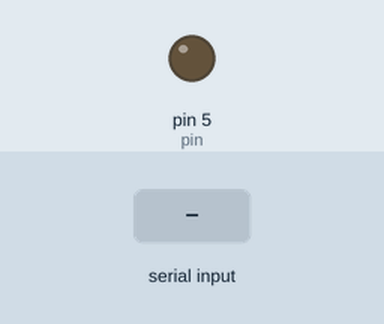
Recording of a sketch running on a simulated Arduino Uno, built with avr-gcc and run on an emulated ATmega328P. Shown: output pins drawn as LEDs (lit = HIGH). Dashed ring = blinking. The inputs (shaded band) are chosen by the test bench.

Above: at 1.2 s.
1.3 s: "2" received over Serial
At 1.7 s:
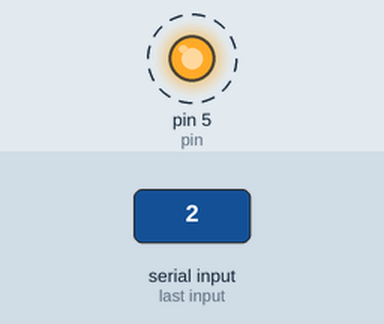
4.3 s: "1" received over Serial
At 5.5 s:
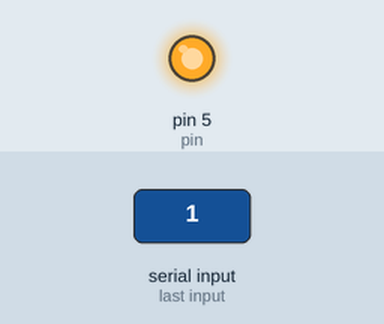
5.8 s: "0" received over Serial
At 6.9 s:
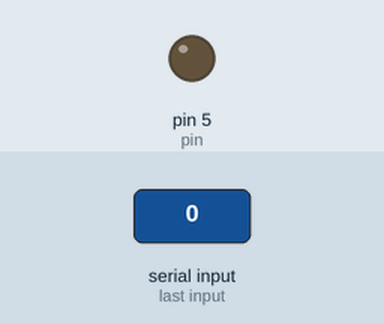
Timing chart, 0 to 8.8 s (numbered marks = the images above; inputs shaded):
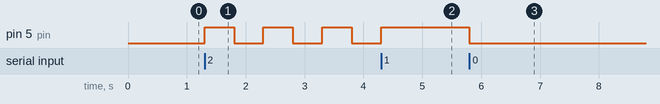

The sketch:

lightsSketch.ino
```cpp
int pin = 5;
String n ="";
int on = 0;
void setup(){
  pinMode(pin,OUTPUT);
  analogWrite(pin,0);
  Serial.begin(9600);
}
void loop(){
  //int on = 0;
  n = "";
  while(Serial.available() > 0){
    char recieved = Serial.read();
    if(recieved == '1'){
     on = 1;
    }
    else if(recieved == '0'){
     on = 0;
    }
    else if(recieved == '2'){
     on = 2;
    }
  }

  if(on == 1){
    analogWrite(pin,255);
  }
  else if(on == 0){
    analogWrite(pin,0);
  }
  else if(on == 2){
    blinkOnce(pin);
  }
}
void blinkOnce(int pin){
  analogWrite(pin,255);
  delay(500);
  analogWrite(pin,0);
  delay(500);
}
```

Measured:
- after the input at 1.3 s, pin 5 (pin): alternates HIGH for 0.50 s and LOW for 0.50 s, starting at once
- after the input at 4.3 s, pin 5 (pin): goes on until 4.3 s, then stays HIGH
- after the input at 5.8 s, pin 5 (pin): HIGH → LOW at once
